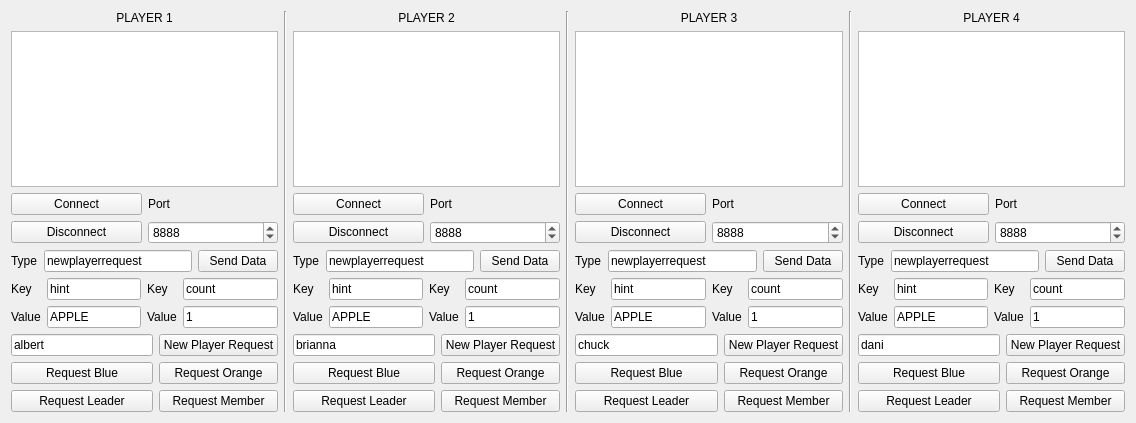
<?xml version="1.0" encoding="UTF-8"?>
<ui version="4.0">
 <class>MindfieldsClientSim</class>
 <widget class="QWidget" name="MindfieldsClientSim">
  <property name="geometry">
   <rect>
    <x>0</x>
    <y>0</y>
    <width>1136</width>
    <height>423</height>
   </rect>
  </property>
  <property name="windowTitle">
   <string>MindfieldsClientSim</string>
  </property>
  <layout class="QHBoxLayout" name="horizontalLayout_5">
   <item>
    <layout class="QVBoxLayout" name="verticalLayout">
     <item>
      <widget class="QLabel" name="label_13">
       <property name="text">
        <string>PLAYER 1</string>
       </property>
       <property name="textFormat">
        <enum>Qt::AutoText</enum>
       </property>
       <property name="alignment">
        <set>Qt::AlignCenter</set>
       </property>
      </widget>
     </item>
     <item>
      <widget class="QPlainTextEdit" name="p1MessageBox">
       <property name="frameShadow">
        <enum>QFrame::Plain</enum>
       </property>
      </widget>
     </item>
     <item>
      <layout class="QGridLayout" name="gridLayout_3">
       <item row="0" column="0">
        <widget class="QPushButton" name="p1ConnectButton">
         <property name="text">
          <string>Connect</string>
         </property>
        </widget>
       </item>
       <item row="0" column="1">
        <widget class="QLabel" name="label">
         <property name="text">
          <string>Port</string>
         </property>
        </widget>
       </item>
       <item row="1" column="0">
        <widget class="QPushButton" name="p1DisconnectButton">
         <property name="text">
          <string>Disconnect</string>
         </property>
        </widget>
       </item>
       <item row="1" column="1">
        <widget class="QSpinBox" name="p1PortBox">
         <property name="maximum">
          <number>99999</number>
         </property>
         <property name="value">
          <number>8888</number>
         </property>
        </widget>
       </item>
      </layout>
     </item>
     <item>
      <layout class="QHBoxLayout" name="horizontalLayout">
       <item>
        <widget class="QLabel" name="label_3">
         <property name="text">
          <string>Type</string>
         </property>
        </widget>
       </item>
       <item>
        <widget class="QLineEdit" name="p1TypeEdit">
         <property name="text">
          <string>newplayerrequest</string>
         </property>
        </widget>
       </item>
       <item>
        <widget class="QPushButton" name="p1SendButton">
         <property name="text">
          <string>Send Data</string>
         </property>
        </widget>
       </item>
      </layout>
     </item>
     <item>
      <layout class="QGridLayout" name="gridLayout_2">
       <item row="0" column="0">
        <widget class="QLabel" name="label_2">
         <property name="text">
          <string>Key</string>
         </property>
        </widget>
       </item>
       <item row="0" column="1">
        <widget class="QLineEdit" name="p1Key1Edit">
         <property name="text">
          <string>hint</string>
         </property>
        </widget>
       </item>
       <item row="0" column="2">
        <widget class="QLabel" name="label_5">
         <property name="text">
          <string>Key</string>
         </property>
        </widget>
       </item>
       <item row="0" column="3">
        <widget class="QLineEdit" name="p1Key2Edit">
         <property name="text">
          <string>count</string>
         </property>
        </widget>
       </item>
       <item row="1" column="0">
        <widget class="QLabel" name="label_4">
         <property name="text">
          <string>Value</string>
         </property>
        </widget>
       </item>
       <item row="1" column="1">
        <widget class="QLineEdit" name="p1Value1Edit">
         <property name="text">
          <string>APPLE</string>
         </property>
        </widget>
       </item>
       <item row="1" column="2">
        <widget class="QLabel" name="label_6">
         <property name="text">
          <string>Value</string>
         </property>
        </widget>
       </item>
       <item row="1" column="3">
        <widget class="QLineEdit" name="p1Value2Edit">
         <property name="text">
          <string>1</string>
         </property>
        </widget>
       </item>
      </layout>
     </item>
     <item>
      <layout class="QGridLayout" name="gridLayout">
       <item row="0" column="0">
        <widget class="QLineEdit" name="p1NameEdit">
         <property name="text">
          <string>albert</string>
         </property>
        </widget>
       </item>
       <item row="0" column="1">
        <widget class="QPushButton" name="p1PlayerButton">
         <property name="text">
          <string>New Player Request</string>
         </property>
        </widget>
       </item>
       <item row="1" column="0">
        <widget class="QPushButton" name="p1BlueButton">
         <property name="text">
          <string>Request Blue</string>
         </property>
        </widget>
       </item>
       <item row="1" column="1">
        <widget class="QPushButton" name="p1OrangeButton">
         <property name="text">
          <string>Request Orange</string>
         </property>
        </widget>
       </item>
       <item row="2" column="0">
        <widget class="QPushButton" name="p1LeaderButton">
         <property name="text">
          <string>Request Leader</string>
         </property>
        </widget>
       </item>
       <item row="2" column="1">
        <widget class="QPushButton" name="p1MemberButton">
         <property name="text">
          <string>Request Member</string>
         </property>
        </widget>
       </item>
      </layout>
     </item>
    </layout>
   </item>
   <item>
    <widget class="Line" name="line">
     <property name="orientation">
      <enum>Qt::Vertical</enum>
     </property>
    </widget>
   </item>
   <item>
    <layout class="QVBoxLayout" name="verticalLayout_2">
     <item>
      <widget class="QLabel" name="label_14">
       <property name="text">
        <string>PLAYER 2</string>
       </property>
       <property name="alignment">
        <set>Qt::AlignCenter</set>
       </property>
      </widget>
     </item>
     <item>
      <widget class="QPlainTextEdit" name="p2MessageBox">
       <property name="frameShadow">
        <enum>QFrame::Plain</enum>
       </property>
      </widget>
     </item>
     <item>
      <layout class="QGridLayout" name="gridLayout_4">
       <item row="1" column="0">
        <widget class="QPushButton" name="p2DisconnectButton">
         <property name="text">
          <string>Disconnect</string>
         </property>
        </widget>
       </item>
       <item row="1" column="1">
        <widget class="QSpinBox" name="p2PortBox">
         <property name="maximum">
          <number>99999</number>
         </property>
         <property name="value">
          <number>8888</number>
         </property>
        </widget>
       </item>
       <item row="0" column="1">
        <widget class="QLabel" name="label_7">
         <property name="text">
          <string>Port</string>
         </property>
        </widget>
       </item>
       <item row="0" column="0">
        <widget class="QPushButton" name="p2ConnectButton">
         <property name="text">
          <string>Connect</string>
         </property>
        </widget>
       </item>
      </layout>
     </item>
     <item>
      <layout class="QHBoxLayout" name="horizontalLayout_2">
       <item>
        <widget class="QLabel" name="label_8">
         <property name="text">
          <string>Type</string>
         </property>
        </widget>
       </item>
       <item>
        <widget class="QLineEdit" name="p2TypeEdit">
         <property name="text">
          <string>newplayerrequest</string>
         </property>
        </widget>
       </item>
       <item>
        <widget class="QPushButton" name="p2SendButton">
         <property name="text">
          <string>Send Data</string>
         </property>
        </widget>
       </item>
      </layout>
     </item>
     <item>
      <layout class="QGridLayout" name="gridLayout_5">
       <item row="0" column="0">
        <widget class="QLabel" name="label_9">
         <property name="text">
          <string>Key</string>
         </property>
        </widget>
       </item>
       <item row="0" column="1">
        <widget class="QLineEdit" name="p2Key1Edit">
         <property name="text">
          <string>hint</string>
         </property>
        </widget>
       </item>
       <item row="0" column="2">
        <widget class="QLabel" name="label_10">
         <property name="text">
          <string>Key</string>
         </property>
        </widget>
       </item>
       <item row="0" column="3">
        <widget class="QLineEdit" name="p2Key2Edit">
         <property name="text">
          <string>count</string>
         </property>
        </widget>
       </item>
       <item row="1" column="0">
        <widget class="QLabel" name="label_11">
         <property name="text">
          <string>Value</string>
         </property>
        </widget>
       </item>
       <item row="1" column="1">
        <widget class="QLineEdit" name="p2Value1Edit">
         <property name="text">
          <string>APPLE</string>
         </property>
        </widget>
       </item>
       <item row="1" column="2">
        <widget class="QLabel" name="label_12">
         <property name="text">
          <string>Value</string>
         </property>
        </widget>
       </item>
       <item row="1" column="3">
        <widget class="QLineEdit" name="p2Value2Edit">
         <property name="text">
          <string>1</string>
         </property>
        </widget>
       </item>
      </layout>
     </item>
     <item>
      <layout class="QGridLayout" name="gridLayout_6">
       <item row="0" column="0">
        <widget class="QLineEdit" name="p2NameEdit">
         <property name="text">
          <string>brianna</string>
         </property>
        </widget>
       </item>
       <item row="0" column="1">
        <widget class="QPushButton" name="p2PlayerButton">
         <property name="text">
          <string>New Player Request</string>
         </property>
        </widget>
       </item>
       <item row="1" column="0">
        <widget class="QPushButton" name="p2BlueButton">
         <property name="text">
          <string>Request Blue</string>
         </property>
        </widget>
       </item>
       <item row="1" column="1">
        <widget class="QPushButton" name="p2OrangeButton">
         <property name="text">
          <string>Request Orange</string>
         </property>
        </widget>
       </item>
       <item row="2" column="0">
        <widget class="QPushButton" name="p2LeaderButton">
         <property name="text">
          <string>Request Leader</string>
         </property>
        </widget>
       </item>
       <item row="2" column="1">
        <widget class="QPushButton" name="p2MemberButton">
         <property name="text">
          <string>Request Member</string>
         </property>
        </widget>
       </item>
      </layout>
     </item>
    </layout>
   </item>
   <item>
    <widget class="Line" name="line_2">
     <property name="orientation">
      <enum>Qt::Vertical</enum>
     </property>
    </widget>
   </item>
   <item>
    <layout class="QVBoxLayout" name="verticalLayout_3">
     <item>
      <widget class="QLabel" name="label_15">
       <property name="text">
        <string>PLAYER 3</string>
       </property>
       <property name="alignment">
        <set>Qt::AlignCenter</set>
       </property>
      </widget>
     </item>
     <item>
      <widget class="QPlainTextEdit" name="p3MessageBox">
       <property name="frameShadow">
        <enum>QFrame::Plain</enum>
       </property>
      </widget>
     </item>
     <item>
      <layout class="QGridLayout" name="gridLayout_7">
       <item row="1" column="0">
        <widget class="QPushButton" name="p3DisconnectButton">
         <property name="text">
          <string>Disconnect</string>
         </property>
        </widget>
       </item>
       <item row="1" column="1">
        <widget class="QSpinBox" name="p3PortBox">
         <property name="maximum">
          <number>99999</number>
         </property>
         <property name="value">
          <number>8888</number>
         </property>
        </widget>
       </item>
       <item row="0" column="1">
        <widget class="QLabel" name="label_16">
         <property name="text">
          <string>Port</string>
         </property>
        </widget>
       </item>
       <item row="0" column="0">
        <widget class="QPushButton" name="p3ConnectButton">
         <property name="text">
          <string>Connect</string>
         </property>
        </widget>
       </item>
      </layout>
     </item>
     <item>
      <layout class="QHBoxLayout" name="horizontalLayout_3">
       <item>
        <widget class="QLabel" name="label_17">
         <property name="text">
          <string>Type</string>
         </property>
        </widget>
       </item>
       <item>
        <widget class="QLineEdit" name="p3TypeEdit">
         <property name="text">
          <string>newplayerrequest</string>
         </property>
        </widget>
       </item>
       <item>
        <widget class="QPushButton" name="p3SendButton">
         <property name="text">
          <string>Send Data</string>
         </property>
        </widget>
       </item>
      </layout>
     </item>
     <item>
      <layout class="QGridLayout" name="gridLayout_8">
       <item row="0" column="0">
        <widget class="QLabel" name="label_18">
         <property name="text">
          <string>Key</string>
         </property>
        </widget>
       </item>
       <item row="0" column="1">
        <widget class="QLineEdit" name="p3Key1Edit">
         <property name="text">
          <string>hint</string>
         </property>
        </widget>
       </item>
       <item row="0" column="2">
        <widget class="QLabel" name="label_19">
         <property name="text">
          <string>Key</string>
         </property>
        </widget>
       </item>
       <item row="0" column="3">
        <widget class="QLineEdit" name="p3Key2Edit">
         <property name="text">
          <string>count</string>
         </property>
        </widget>
       </item>
       <item row="1" column="0">
        <widget class="QLabel" name="label_20">
         <property name="text">
          <string>Value</string>
         </property>
        </widget>
       </item>
       <item row="1" column="1">
        <widget class="QLineEdit" name="p3Value1Edit">
         <property name="text">
          <string>APPLE</string>
         </property>
        </widget>
       </item>
       <item row="1" column="2">
        <widget class="QLabel" name="label_21">
         <property name="text">
          <string>Value</string>
         </property>
        </widget>
       </item>
       <item row="1" column="3">
        <widget class="QLineEdit" name="p3Value2Edit">
         <property name="text">
          <string>1</string>
         </property>
        </widget>
       </item>
      </layout>
     </item>
     <item>
      <layout class="QGridLayout" name="gridLayout_9">
       <item row="0" column="0">
        <widget class="QLineEdit" name="p3NameEdit">
         <property name="text">
          <string>chuck</string>
         </property>
        </widget>
       </item>
       <item row="0" column="1">
        <widget class="QPushButton" name="p3PlayerButton">
         <property name="text">
          <string>New Player Request</string>
         </property>
        </widget>
       </item>
       <item row="1" column="0">
        <widget class="QPushButton" name="p3BlueButton">
         <property name="text">
          <string>Request Blue</string>
         </property>
        </widget>
       </item>
       <item row="1" column="1">
        <widget class="QPushButton" name="p3OrangeButton">
         <property name="text">
          <string>Request Orange</string>
         </property>
        </widget>
       </item>
       <item row="2" column="0">
        <widget class="QPushButton" name="p3LeaderButton">
         <property name="text">
          <string>Request Leader</string>
         </property>
        </widget>
       </item>
       <item row="2" column="1">
        <widget class="QPushButton" name="p3MemberButton">
         <property name="text">
          <string>Request Member</string>
         </property>
        </widget>
       </item>
      </layout>
     </item>
    </layout>
   </item>
   <item>
    <widget class="Line" name="line_3">
     <property name="orientation">
      <enum>Qt::Vertical</enum>
     </property>
    </widget>
   </item>
   <item>
    <layout class="QVBoxLayout" name="verticalLayout_4">
     <item>
      <widget class="QLabel" name="label_22">
       <property name="text">
        <string>PLAYER 4</string>
       </property>
       <property name="alignment">
        <set>Qt::AlignCenter</set>
       </property>
      </widget>
     </item>
     <item>
      <widget class="QPlainTextEdit" name="p4MessageBox">
       <property name="frameShadow">
        <enum>QFrame::Plain</enum>
       </property>
      </widget>
     </item>
     <item>
      <layout class="QGridLayout" name="gridLayout_10">
       <item row="1" column="0">
        <widget class="QPushButton" name="p4DisconnectButton">
         <property name="text">
          <string>Disconnect</string>
         </property>
        </widget>
       </item>
       <item row="1" column="1">
        <widget class="QSpinBox" name="p4PortBox">
         <property name="maximum">
          <number>99999</number>
         </property>
         <property name="value">
          <number>8888</number>
         </property>
        </widget>
       </item>
       <item row="0" column="1">
        <widget class="QLabel" name="label_23">
         <property name="text">
          <string>Port</string>
         </property>
        </widget>
       </item>
       <item row="0" column="0">
        <widget class="QPushButton" name="p4ConnectButton">
         <property name="text">
          <string>Connect</string>
         </property>
        </widget>
       </item>
      </layout>
     </item>
     <item>
      <layout class="QHBoxLayout" name="horizontalLayout_4">
       <item>
        <widget class="QLabel" name="label_24">
         <property name="text">
          <string>Type</string>
         </property>
        </widget>
       </item>
       <item>
        <widget class="QLineEdit" name="p4TypeEdit">
         <property name="text">
          <string>newplayerrequest</string>
         </property>
        </widget>
       </item>
       <item>
        <widget class="QPushButton" name="p4SendButton">
         <property name="text">
          <string>Send Data</string>
         </property>
        </widget>
       </item>
      </layout>
     </item>
     <item>
      <layout class="QGridLayout" name="gridLayout_11">
       <item row="0" column="0">
        <widget class="QLabel" name="label_25">
         <property name="text">
          <string>Key</string>
         </property>
        </widget>
       </item>
       <item row="0" column="1">
        <widget class="QLineEdit" name="p4Key1Edit">
         <property name="text">
          <string>hint</string>
         </property>
        </widget>
       </item>
       <item row="0" column="2">
        <widget class="QLabel" name="label_26">
         <property name="text">
          <string>Key</string>
         </property>
        </widget>
       </item>
       <item row="0" column="3">
        <widget class="QLineEdit" name="p4Key2Edit">
         <property name="text">
          <string>count</string>
         </property>
        </widget>
       </item>
       <item row="1" column="0">
        <widget class="QLabel" name="label_27">
         <property name="text">
          <string>Value</string>
         </property>
        </widget>
       </item>
       <item row="1" column="1">
        <widget class="QLineEdit" name="p4Value1Edit">
         <property name="text">
          <string>APPLE</string>
         </property>
        </widget>
       </item>
       <item row="1" column="2">
        <widget class="QLabel" name="label_28">
         <property name="text">
          <string>Value</string>
         </property>
        </widget>
       </item>
       <item row="1" column="3">
        <widget class="QLineEdit" name="p4Value2Edit">
         <property name="text">
          <string>1</string>
         </property>
        </widget>
       </item>
      </layout>
     </item>
     <item>
      <layout class="QGridLayout" name="gridLayout_12">
       <item row="0" column="0">
        <widget class="QLineEdit" name="p4NameEdit">
         <property name="text">
          <string>dani</string>
         </property>
        </widget>
       </item>
       <item row="0" column="1">
        <widget class="QPushButton" name="p4PlayerButton">
         <property name="text">
          <string>New Player Request</string>
         </property>
        </widget>
       </item>
       <item row="1" column="0">
        <widget class="QPushButton" name="p4BlueButton">
         <property name="text">
          <string>Request Blue</string>
         </property>
        </widget>
       </item>
       <item row="1" column="1">
        <widget class="QPushButton" name="p4OrangeButton">
         <property name="text">
          <string>Request Orange</string>
         </property>
        </widget>
       </item>
       <item row="2" column="0">
        <widget class="QPushButton" name="p4LeaderButton">
         <property name="text">
          <string>Request Leader</string>
         </property>
        </widget>
       </item>
       <item row="2" column="1">
        <widget class="QPushButton" name="p4MemberButton">
         <property name="text">
          <string>Request Member</string>
         </property>
        </widget>
       </item>
      </layout>
     </item>
    </layout>
   </item>
  </layout>
 </widget>
 <layoutdefault spacing="6" margin="11"/>
 <resources/>
 <connections/>
</ui>
